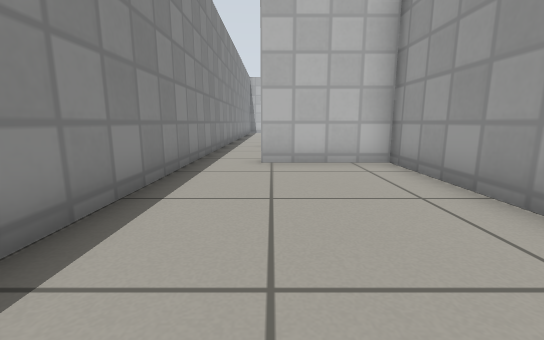
view 1 (above)

20 first-person views from a walk through a robot-simulator world made for Gazebo. The camera is 0.5 m above the floor, tilts 10° down and sees 90° across. The floor is counted in squares, 0.5 m on a side. Each view is taken from the middle of a square. On the plan, view 1 faces up. The plan holds only what a view shows up to about 11 squares ahead; the rest is blank. Simple patterns stand in for the simulator's built-in surfaces.

view 2
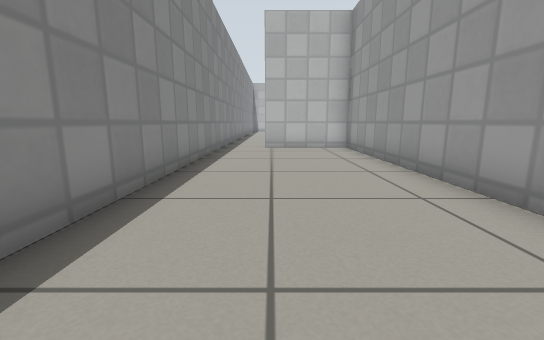

view 3
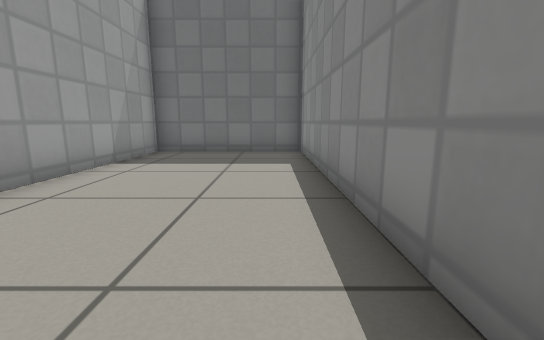

view 4
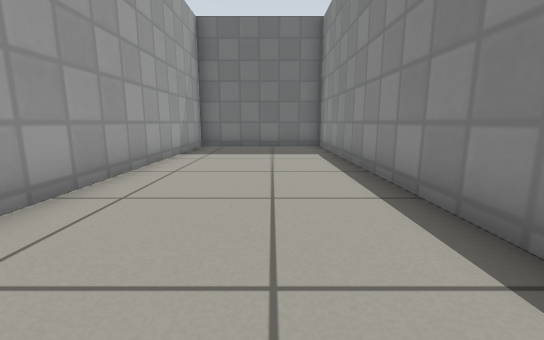

view 5
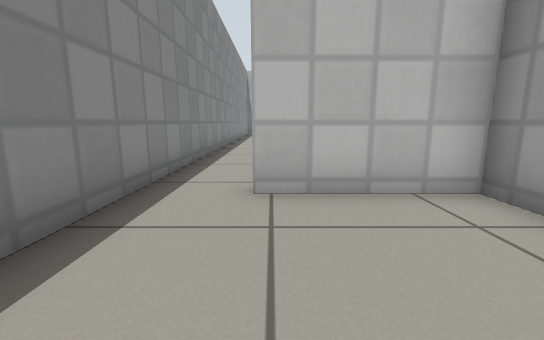

view 6
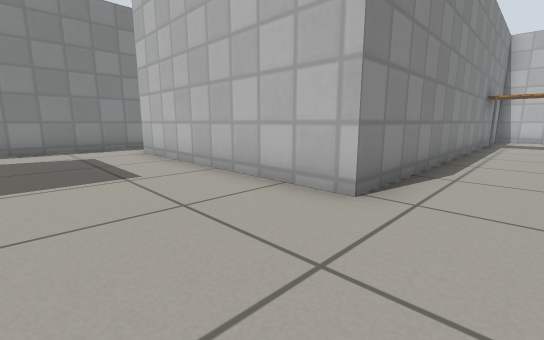

view 7
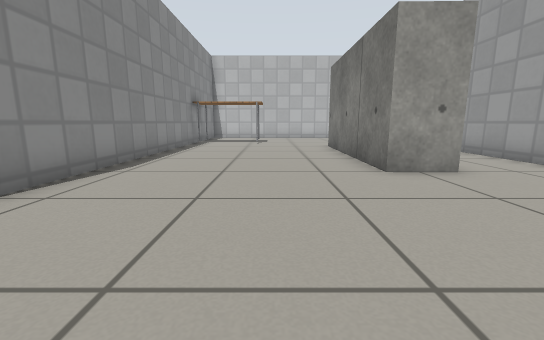

view 8
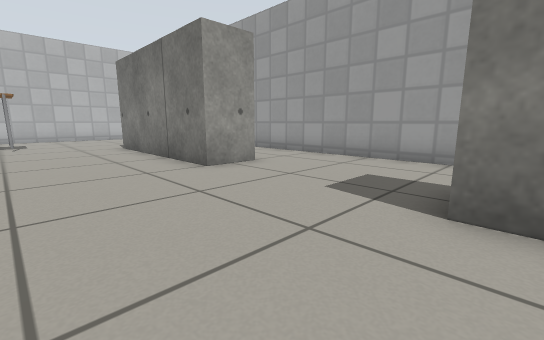

view 9
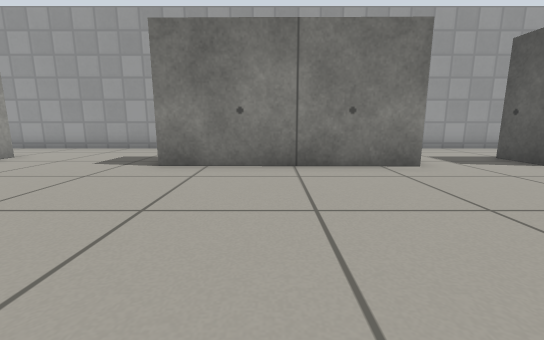

view 10
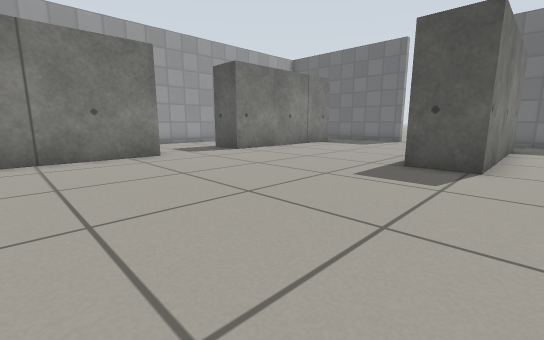

view 11
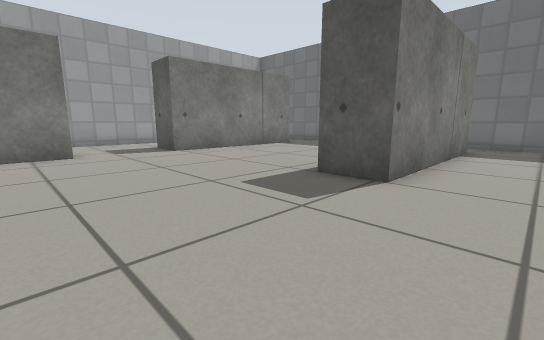

view 12
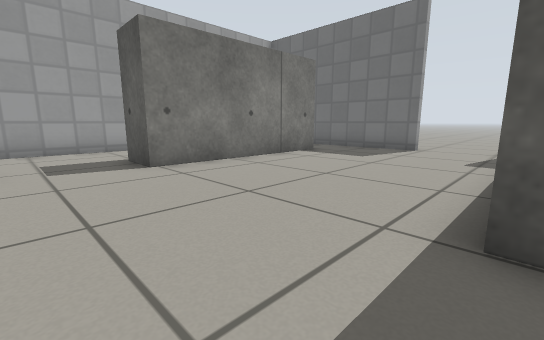

view 13
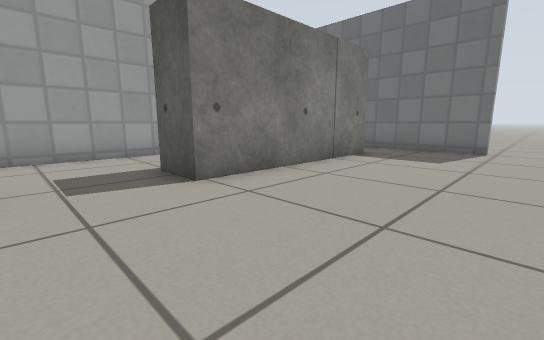

view 14
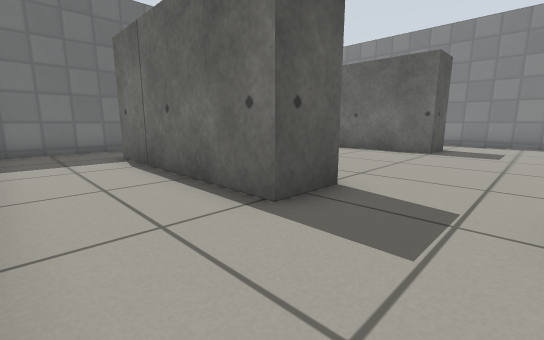

view 15
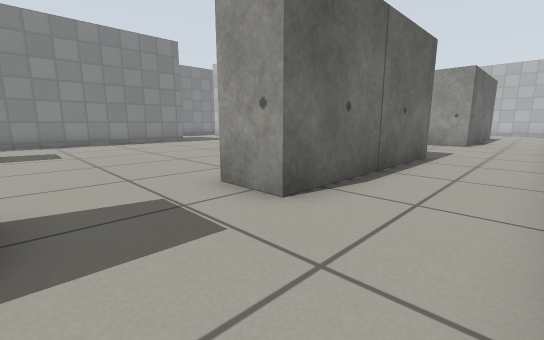

view 16
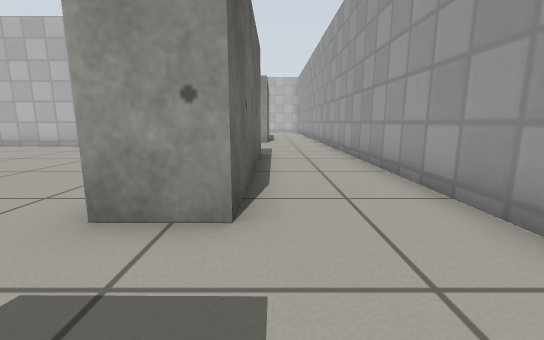

view 17
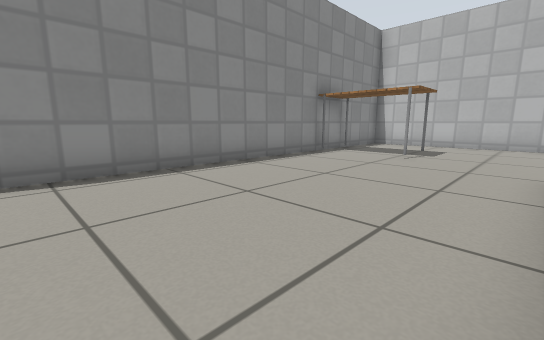

view 18
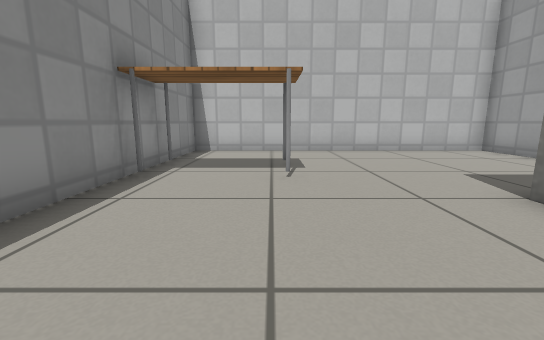

view 19
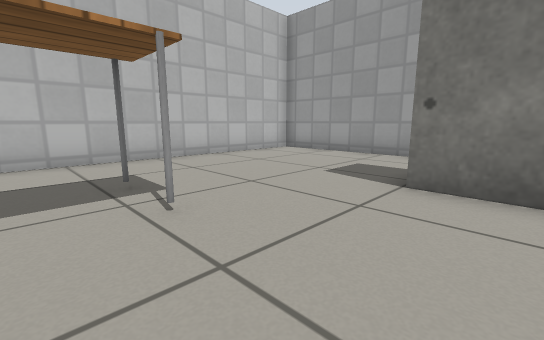

view 20
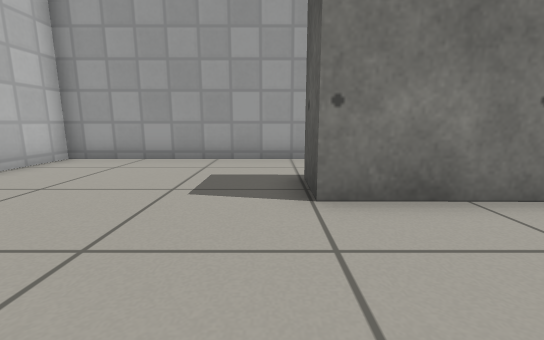

### Floor plan
Ten units are one square. View 1 is at (0, 0); x grows to the right and y downward. Boxes are objects, and circles mark ways between rooms. Rooms are numbered by the first view taken in them; rooms with no view inside come last. Other rooms are left out.
<svg viewBox="-25 -261 204 349">
<path fill="none" stroke="#000" d="M-20 -64 -20 83 29 83 29 -67 -4 -67M147 -87 146 -26 132 -26 132 -87M147 -140 147 -134 132 -134 133 -194 148 -194M32 -28 32 8M-20 -126 -20 -64M174 28 174 -172M174 -190 174 -256 73 -256 73 -113 -3 -113M131 65 131 3 146 3 145 63M57 66 58 6 73 6 73 40M101 83 171 83M40 83 61 83"/>
<rect x="75" y="-225" width="30" height="20" fill="#bbb"><title>counter</title></rect>
<circle cx="-10" cy="-70" r="3" fill="#2a7"/>
<text x="0" y="0">1</text>
<text x="100" y="-80">2</text>
</svg>
Room 1 opens to room 2.

Where each view was taken, in squares from view 1:
view 1: 0 up, 0 right, facing up
view 2: 4 down, 0 right, facing up
view 3: 1 up, 1 left, facing down
view 4: 3 up, 0 right, facing down
view 5: 3 up, 0 right, facing up
view 6: 8 up, 9 right, facing up-left
view 7: 8 up, 11 right, facing up
view 8: 8 up, 10 right, facing up-right
view 9: 6 up, 7 right, facing right
view 10: 6 up, 5 right, facing down-right
view 11: 4 up, 4 right, facing down-right
view 12: 2 up, 7 right, facing down-right
view 13: 2 up, 9 right, facing down-right
view 14: 2 up, 17 right, facing down-left
view 15: 0 up, 17 right, facing up-left
view 16: 0 up, 15 right, facing up
view 17: 13 up, 13 right, facing up-left
view 18: 16 up, 10 right, facing up
view 19: 18 up, 9 right, facing up-right
view 20: 20 up, 10 right, facing right
